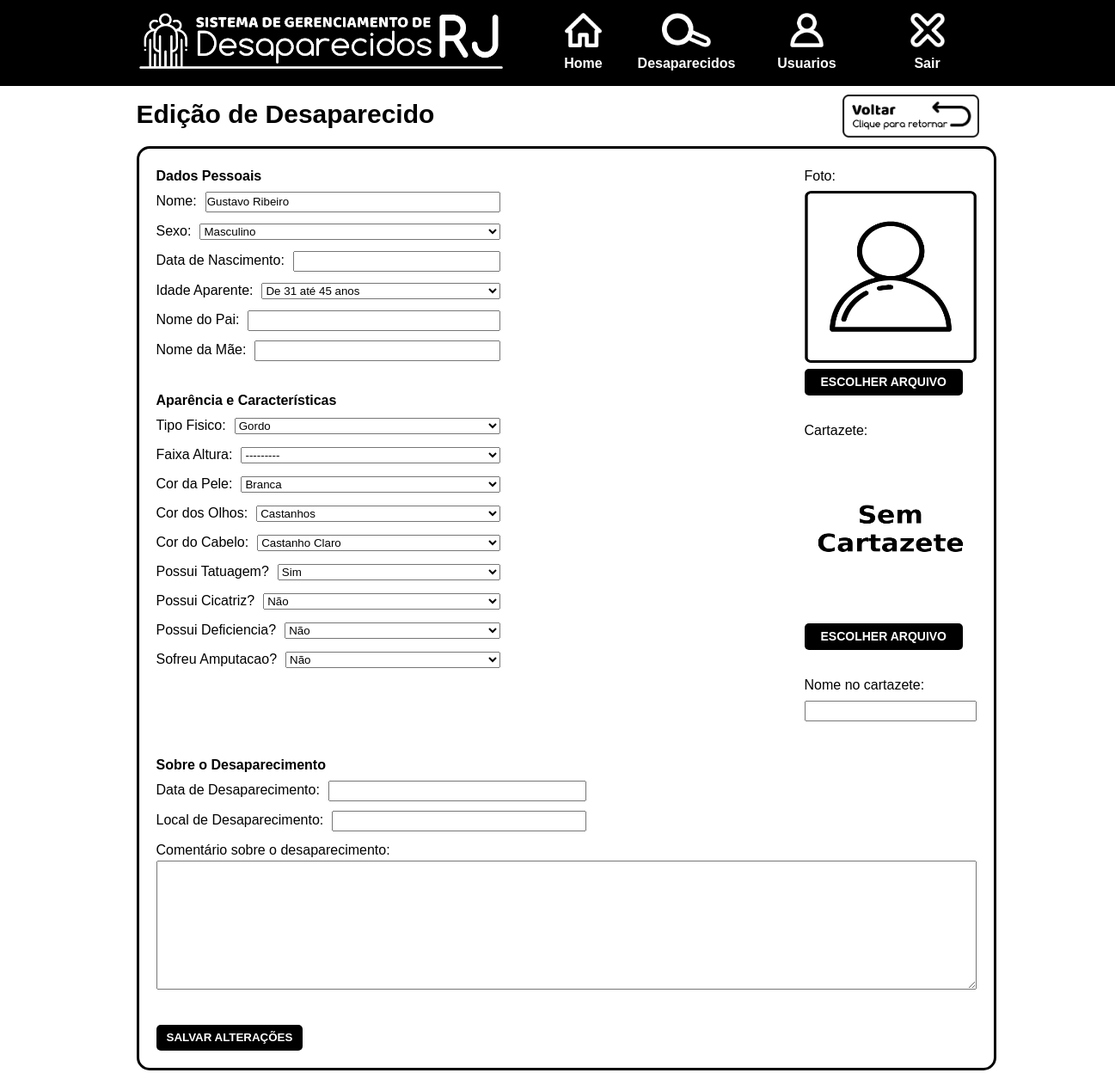
The app's page /webserver/desaparecidos/editar/2/ (signed in) with its own data.
### webserver/models.py (models this page shows)
class Pessoa(models.Model):
    objects = models.Manager()
    actives = OnlyActive()
    FAIXA_IDADE = (
        ("ate_18_anos", "Até 18 anos"),
        ("de_19_ate_30_anos", "De 19 até 30 anos"),
        ("de_31_ate_45_anos", "De 31 até 45 anos"),
        ("de_46_ate_65_anos", "De 46 até 65 anos"),
        ("acima_de_65_anos", "Acima de 65 anos"),
    )
    FAIXA_ALTURA = (
        ("anao", "Anão"),
        ("ate_160", "Até 1,60 m"),
        ("de_160_ate_170", "De 1,60 até 1,70 m"),
        ("de_170_ate_180", "De 1,70 até 1,80 m"),
        ("acima_de_180", "Acima de 1,80 m"),
    )
    SEXO = (
        ("masculino", "Masculino"),
        ("feminino", "Feminino"),
    )
    COR_PELE = (
        ("albino", "Albino"),
        ("amarela", "Amarela"),
        ("branca", "Branca"),
        ("negra", "Negra"),
        ("parda", "Parda"),
        ("vermelha", "Vermelha"),
    )
    COR_OLHOS = (
        ("azuis", "Azuis"),
        ("castanhos_claros", "Castanhos Claros"),
        ("castanhos_escuros", "Castanhos Escuros"),
        ("cinzentos", "Cinzentos"),
        ("castanhos", "Castanhos"),
        ("desiguais_na_cor", "Desiguais na Cor"),
        ("pretos", "Pretos"),
        ("verdes", "Verdes"),
        ("violetas", "Violetas"),
    )
    COR_CABELOS = (
        ("aco", "Aço"),
        ("branco", "Branco"),
        ("castanho_claro", "Castanho Claro"),
        ("castanho_escuro", "Castanho Escuro"),
        ("com_mechas_ou_faixas", "Com Mechas ou Faixas"),
        ("louro", "Louro"),
        ("preto", "Preto"),
        ("ruivo", "Ruivo")
    )
    TIPO_FISICO = (
        ("magro", "Magro"),
        ("normal", "Normal"),
        ("gordo", "Gordo"),
        ("forte", "Forte"),
    )
    nome = models.CharField(max_length = 254, blank=True, null=True)
    nome_normalizado = models.CharField(max_length = 254, blank=True, null=True)
    idade = models.IntegerField(blank=True, null=True)
    idade_aparente = models.CharField(max_length = 100, choices = FAIXA_IDADE, blank=True, null=True)
    altura = models.IntegerField(blank=True, null=True)
    faixa_altura = models.CharField(max_length = 100, choices = FAIXA_ALTURA, blank=True, null=True)
    cor_pele = models.CharField(max_length = 100, choices = COR_PELE, blank=True, null=True)
    cor_olhos = models.CharField(max_length = 100, choices = COR_OLHOS, blank=True, null=True)
    cor_cabelos = models.CharField(max_length = 100, choices = COR_CABELOS, blank=True, null=True)
    sexo = models.CharField(max_length = 100, choices = SEXO, blank=True, null=True)
    nome_pai = models.CharField(max_length = 254, blank=True, null=True)
    nome_mae = models.CharField(max_length = 254, blank=True, null=True)
    foto = models.ImageField(upload_to = "fotos/", blank = True, null = True)
    facial_encoding = models.TextField(blank = True, null = True)
    encoding_distance_to_zero = models.FloatField(blank = True, null = True)
    data_nascimento = models.DateTimeField(blank=True, null=True)
    data_desaparecimento = models.DateTimeField(blank=True, null=True)
    local_desaparecimento = models.CharField(max_length = 254, blank=True, null=True)
    cartazete = models.ImageField(upload_to = "cartazetes/",blank = True, null = True)
    nome_no_cartazete = models.CharField(max_length = 254, blank=True, null=True)
    comentario_desaparecimento = models.TextField(blank = True, null = True)
    possui_tatuagem = models.NullBooleanField(blank=True, null=True)
    possui_cicatriz = models.NullBooleanField(blank=True, null=True)
    possui_deficiencia = models.NullBooleanField(blank=True, null=True)
    sofreu_amputacao = models.NullBooleanField(blank=True, null=True)
    esta_desaparecido = models.NullBooleanField(default=True, null=True)
    tipo_fisico = models.CharField(max_length = 254, choices = TIPO_FISICO, blank=True, null=True)
    rg = models.CharField(max_length = 9, blank=True, null=True)
    emissor_rg = models.CharField(max_length = 15, blank=True, null=True)
    cpf = models.CharField(max_length = 11, blank=True, null=True)
    cnh = models.CharField(max_length = 11, blank=True, null=True)
    is_active = models.BooleanField(blank=False, null=False, default=True)

### webserver/views.py (the view)
# urls.py: url(r'desaparecidos/editar/(?P<pk>\d+)/$', views.editarDesaparecido, name='editarDesaparecido'),
@login_required
def editarDesaparecido(request, pk):
    if request.method == "POST":
        instance = Pessoa.objects.get(pk=pk)
        form = PessoaForm(request.POST, request.FILES, instance=instance)
        if form.is_valid():
            instance = form.save()
            instance.nome_normalizado = normalizarNome(instance.nome)
            print(instance.nome_normalizado)
            instance.save()
            return redirect("editarDesaparecido", pk = instance.pk)
    else:
        instance = Pessoa.objects.get(pk=pk)
        form = PessoaForm(instance = instance)
    return render(request, "editar_pessoa_model_form.html", {
        "form": form,
    })

### webserver/templates/editar_pessoa_model_form.html (shortened to what this page needs)
{% extends './main.html' %}
{% load static %}
    {% block page_content %}
        <section id="page-contents">
            <header class="content-top">
                <p>Edição de Desaparecido</p>
                <img src="{% static 'images/back-button.png' %}" onclick="history.back()">
            </header>
            <section class="form_container">
                <form method="POST" enctype="multipart/form-data" class="post-form">
                    <div class="fields_container">
                        <div class="fields_left_column">
                            <p>Dados Pessoais</p>
                            <div class="form_field">{{ form.nome.label_tag }}<span>{{ form.nome }}</span></div>
                            <div class="form_field">{{ form.sexo.label_tag }}<span>{{ form.sexo }}</span></div>
                            <div class="form_field">{{ form.data_nascimento.label_tag }}<span>{{ form.data_nascimento }}</span></div>
                            <div class="form_field">{{ form.idade_aparente.label_tag }}<span>{{ form.idade_aparente }}</span></div>
                            <div class="form_field">{{ form.nome_pai.label_tag }}<span>{{ form.nome_pai }}</span></div>
                            <div class="form_field">{{ form.nome_mae.label_tag }}<span>{{ form.nome_mae }}</span></div>
                            <br>
                            <p>Aparência e Características</p>
                            <div class="form_field">{{ form.tipo_fisico.label_tag }}<span>{{ form.tipo_fisico }}</span></div>
                            <div class="form_field">{{ form.faixa_altura.label_tag }}<span>{{ form.faixa_altura }}</span></div>
                            <div class="form_field">{{ form.cor_pele.label_tag }}<span>{{ form.cor_pele }}</span></div>
                            <div class="form_field">{{ form.cor_olhos.label_tag }}<span>{{ form.cor_olhos }}</span></div>
                            <div class="form_field">{{ form.cor_cabelos.label_tag }}<span>{{ form.cor_cabelos }}</span></div>
                            <div class="form_field">{{ form.possui_tatuagem.label_tag }}<span>{{ form.possui_tatuagem }}</span></div>
                            <div class="form_field">{{ form.possui_cicatriz.label_tag }}<span>{{ form.possui_cicatriz }}</span></div>
                            <div class="form_field">{{ form.possui_deficiencia.label_tag }}<span>{{ form.possui_deficiencia }}</span></div>
                            <div class="form_field">{{ form.sofreu_amputacao.label_tag }}<span>{{ form.sofreu_amputacao }}</span></div>
                        </div>
                        <div class="fields_right_column">
                            <div class="foto_fields_container">
                                <div class="form_field">
                                    <p class="label-paragraph">Foto:</p>
                                    {% if form.instance.foto.name %}
                                    <img src="{{ form.instance.foto.url }}" width="200" height="200" />
                                    {% else %}
                                    <img src="{% static 'images/no-photo-image.png' %}" width="200" height="200" />
                                    {% endif %}
                                    <br>
                                    <label for="id_foto">ESCOLHER ARQUIVO</label>
                                    <br>
                                    <p class="label-paragraph">Cartazete:</p>
                                    {% if form.instance.cartazete.name %}
                                    <img src="{{ form.instance.cartazete.url }}" width="200" height="200" />
                                    {% else %}
                                    <img src="{% static 'images/no-cartazete.png' %}" width="200" height="200" />
                                    {% endif %}
                                    <br>
                                    <label for="id_cartazete">ESCOLHER ARQUIVO</label>
                                    <br>
                                    <p class="label-paragraph">Nome no cartazete:</p>
                                    {{ form.nome_no_cartazete }}
                                </div>
                            </div>
                        </div>
                    </div>
                    <br>
                    <p>Sobre o Desaparecimento</p>
                    <div class="form_field larger_form_field">{{ form.data_desaparecimento.label_tag }}<span>{{ form.data_desaparecimento }}</span></div>
                    <div class="form_field larger_form_field">{{ form.local_desaparecimento.label_tag }}<span>{{ form.local_desaparecimento }}</span></div>
                    <div class="form_field full_width_form_field">
                        {{ form.comentario_desaparecimento.label_tag }}
                        <br>
                        {{ form.comentario_desaparecimento }}
                    </div>
                    <br>
                    <div class="button-div"><button type="submit">SALVAR ALTERAÇÕES</button><div>
                </form>
            </section>
        </section>
    {% endblock %}

### webserver/templates/main.html (style rules this page uses)
*, *:after, *:before { margin: 0; padding: 0; box-sizing: border-box; font-family: sans-serif; #font-size: 14px; line-height: 1.5; }
body { #width:1000px; background-color:#fff; #border: 1px solid black; #margin-left: auto; #margin-right: auto; }
body header { height: 100px; width: auto; background-color: #000000; text-align: center; }
body section { width:1000px; margin-left: auto; margin-right: auto; }
#page-contents { background-color: #ffffff; }
#page-contents section { background-color: #ffffff; }
#page-contents header { background-color: #ffffff; }
.content-top { height: 50px; width: 100%; margin-top: 10px; padding-left: 10px; padding-right: 10px; }
.content-top p { float: left; font-size: 30px; font-weight: bold; }
.content-top img { height: 100%; width: auto; float: right; }
.form_container, .person_data_container { margin: 10px; border: 3px solid black; border-radius: 15px; }
.form_container form { margin: 20px; }
.form_container form p { font-size: 16px; font-weight: bold; margin-bottom: 5px; clear: both; }
.form_container form .form_field { margin-bottom: 10px; width: 400px; }
.form_container form .form_field label { float: left; clear: both; }
.form_container form .form_field span { display: block; overflow: hidden; padding-left: 10px; }
.form_container form .form_field span > input, span > select { width: 100%; }
.form_container form .larger_form_field { margin-bottom: 10px; width: 500px; }
.form_container form .full_width_form_field { margin-bottom: 10px; width: 100%; }
.form_container form .full_width_form_field textarea { height: 150px; width: 100%; }
.fields_container { width: 100%; }
.fields_container .fields_left_column { float: left; width: 50%; }
.fields_container .fields_right_column { float: left; width: 50%; height: 100%; }
.foto_fields_container { float: right; width: 200px; #overflow: hidden; }
.foto_fields_container * { clear: both; }
.foto_fields_container label { background-color: #000000; border-radius: 5px; color: #fff; cursor: pointer; #margin-left: 7px; padding-top: 5px; padding-bottom: 5px; padding-left: 19px; padding-right: 19px; font-weight: bold; font-size: 14px; }
.form_container form p.label-paragraph { font-size: 16px; font-weight: normal; margin-bottom: 5px; }
.foto_fields_container input[type='text'] { width: 200px; }
.button-div { margin: 0; padding: 0; width: 100%; display: block; }
.button-div button { background-color: #000000; color: #ffffff; #border-color: #000000; border-radius: 5px; padding-top: 5px; padding-bottom: 5px; padding-left: 12px; padding-right: 12px; display: block; border: 0px solid black; font-weight: bold; }

### records on screen
Pessoa: nome "Gustavo Ribeiro", sexo "Masculino", idade_aparente "De 31 até 45 anos", tipo_fisico "Gordo", faixa_altura "---------", cor_pele "Branca", cor_olhos "Castanhos", cor_cabelos "Castanho Claro", possui_tatuagem "Sim", possui_cicatriz "Não", possui_deficiencia "Não", sofreu_amputacao "Não"
